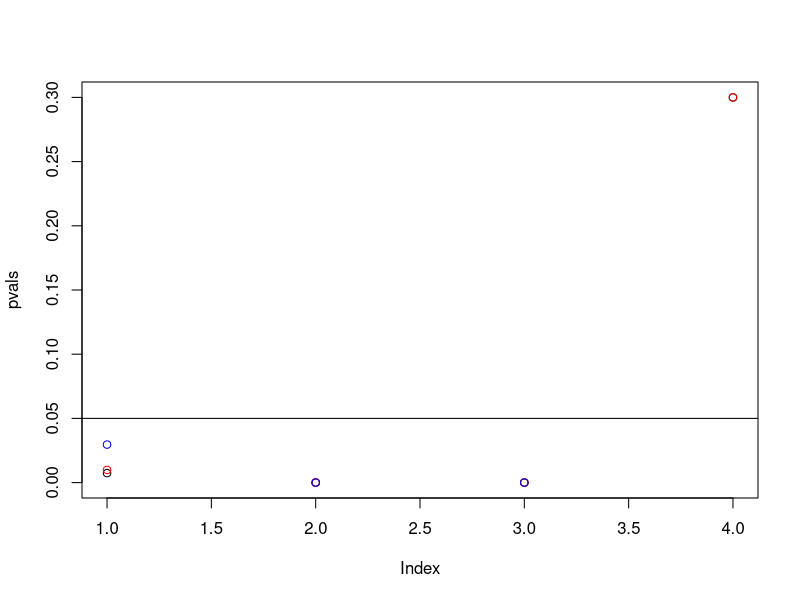

Generate this figure with R:


# list all p-values in the paper
pvals= c(0.0074, 
         2.2e-16, 
         0.0000006, 
         0.3
        
)
pvals
plot(pvals)
abline(h = 0.05)


p.adjust(pvals, method = "fdr")
points(p.adjust(pvals, method = "fdr"), col = 'red')


points(p.adjust(pvals, method = "bonferroni"), col = 'blue')
